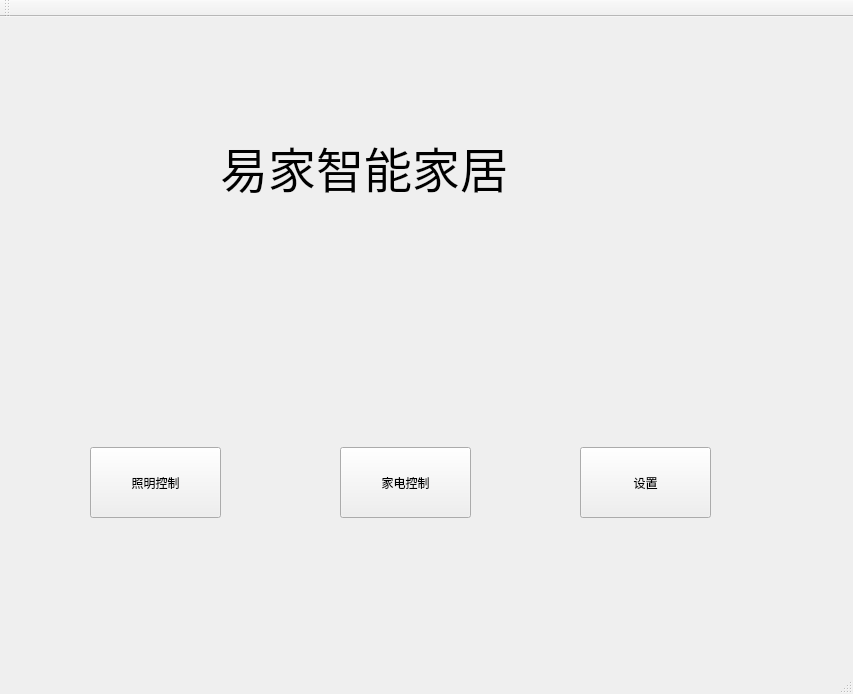
<?xml version="1.0" encoding="UTF-8"?>
<ui version="4.0">
 <class>Main_interface</class>
 <widget class="QMainWindow" name="Main_interface">
  <property name="geometry">
   <rect>
    <x>0</x>
    <y>0</y>
    <width>853</width>
    <height>694</height>
   </rect>
  </property>
  <property name="windowTitle">
   <string>Main_interface</string>
  </property>
  <widget class="QWidget" name="centralWidget">
   <widget class="QLabel" name="Title">
    <property name="geometry">
     <rect>
      <x>220</x>
      <y>100</y>
      <width>371</width>
      <height>101</height>
     </rect>
    </property>
    <property name="text">
     <string>&lt;html&gt;&lt;head/&gt;&lt;body&gt;&lt;p&gt;&lt;span style=&quot; font-size:36pt;&quot;&gt;易家智能家居&lt;/span&gt;&lt;/p&gt;&lt;/body&gt;&lt;/html&gt;</string>
    </property>
   </widget>
   <widget class="QLabel" name="label_2">
    <property name="geometry">
     <rect>
      <x>210</x>
      <y>240</y>
      <width>381</width>
      <height>81</height>
     </rect>
    </property>
    <property name="text">
     <string/>
    </property>
   </widget>
   <widget class="QPushButton" name="ZhaoMing">
    <property name="geometry">
     <rect>
      <x>340</x>
      <y>430</y>
      <width>131</width>
      <height>71</height>
     </rect>
    </property>
    <property name="text">
     <string>家电控制</string>
    </property>
   </widget>
   <widget class="QPushButton" name="JiaDian">
    <property name="geometry">
     <rect>
      <x>90</x>
      <y>430</y>
      <width>131</width>
      <height>71</height>
     </rect>
    </property>
    <property name="text">
     <string>照明控制</string>
    </property>
   </widget>
   <widget class="QPushButton" name="Shezhi">
    <property name="geometry">
     <rect>
      <x>580</x>
      <y>430</y>
      <width>131</width>
      <height>71</height>
     </rect>
    </property>
    <property name="text">
     <string>设置</string>
    </property>
   </widget>
  </widget>
  <widget class="QMenuBar" name="menuBar">
   <property name="geometry">
    <rect>
     <x>0</x>
     <y>0</y>
     <width>853</width>
     <height>26</height>
    </rect>
   </property>
  </widget>
  <widget class="QToolBar" name="mainToolBar">
   <attribute name="toolBarArea">
    <enum>TopToolBarArea</enum>
   </attribute>
   <attribute name="toolBarBreak">
    <bool>false</bool>
   </attribute>
  </widget>
  <widget class="QStatusBar" name="statusBar"/>
 </widget>
 <layoutdefault spacing="6" margin="11"/>
 <resources/>
 <connections/>
</ui>
